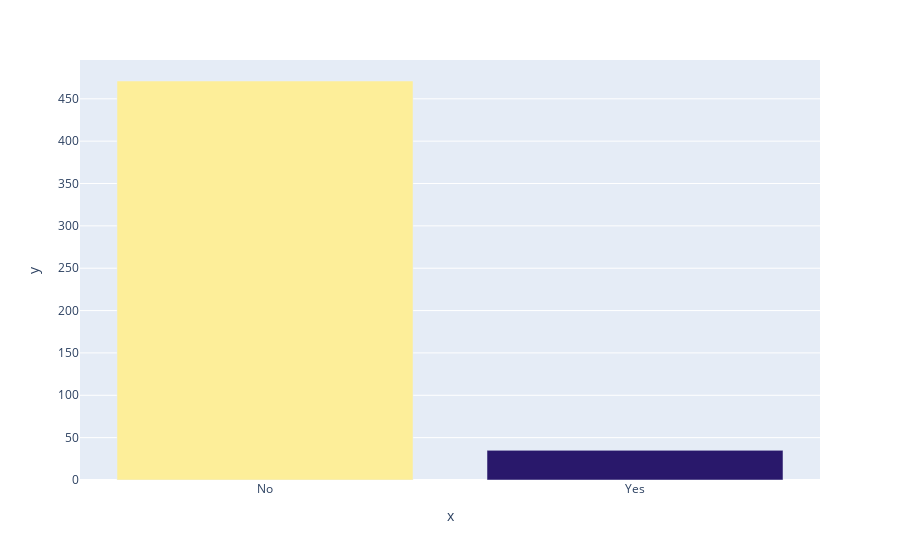

The cell this chart's notebook holds for it:
### Code cell
fig = px.bar(x=['No', 'Yes'],
             y=data['CHAS'].value_counts().values,
             color=data['CHAS'].value_counts().values,
             color_continuous_scale=px.colors.sequential.haline)

fig.update_layout(coloraxis_showscale=False)

fig.show()

### Figure 1 — Plotly figure (JSON) as saved in the notebook; plotly's stock layout.template omitted (floating-point values rounded to 4 significant figures)
{"data": [{"alignmentgroup": "True", "hovertemplate": "x=%{x}<br>y=%{y}<br>color=%{marker.color}<extra></extra>", "legendgroup": "", "marker": {"color": [471, 35], "coloraxis": "coloraxis", "pattern": {"shape": ""}}, "name": "", "offsetgroup": "", "orientation": "v", "showlegend": false, "textposition": "auto", "type": "bar", "x": ["No", "Yes"], "xaxis": "x", "y": [471, 35], "yaxis": "y"}], "layout": {"barmode": "relative", "coloraxis": {"colorbar": {"title": {"text": "color"}}, "colorscale": [[0, "rgb(41, 24, 107)"], [0.09091, "rgb(42, 35, 160)"], [0.1818, "rgb(15, 71, 153)"], [0.2727, "rgb(18, 95, 142)"], [0.3636, "rgb(38, 116, 137)"], [0.4545, "rgb(53, 136, 136)"], [0.5455, "rgb(65, 157, 133)"], [0.6364, "rgb(81, 178, 124)"], [0.7273, "rgb(111, 198, 107)"], [0.8182, "rgb(160, 214, 91)"], [0.9091, "rgb(212, 225, 112)"], [1, "rgb(253, 238, 153)"]], "showscale": false}, "legend": {"tracegroupgap": 0}, "margin": {"t": 60}, "xaxis": {"anchor": "y", "domain": [0, 1], "title": {"text": "x"}}, "yaxis": {"anchor": "x", "domain": [0, 1], "title": {"text": "y"}}}}
